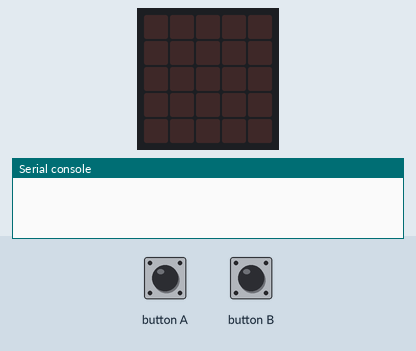
Simulated run of this program. Board: BBC micro:bit (MakeCode). Parts: the board's 5×5 LED display, the last lines printed to the serial console. The inputs (shaded band) are chosen by the test bench. No radio messages arrive unless stated (any console line starting 'radio sent:' is added by the test bench).

Above: at 1.2 s.
1.3 s: button A pressed for 0.15 s
At 2.0 s:
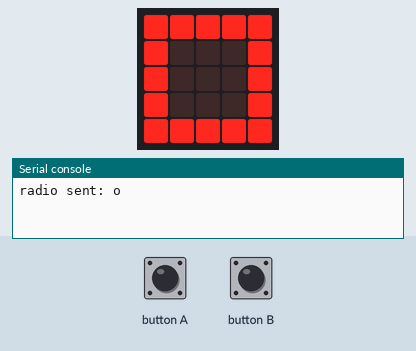
2.9 s: button B pressed for 0.15 s
At 3.3 s:
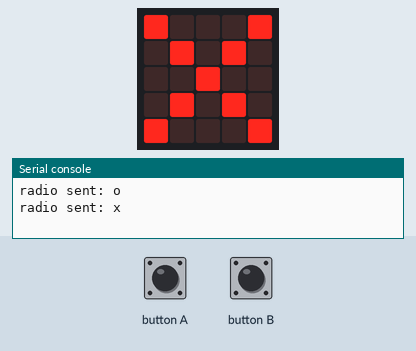
4.5 s: button A pressed for 1 s
At 5.8 s:
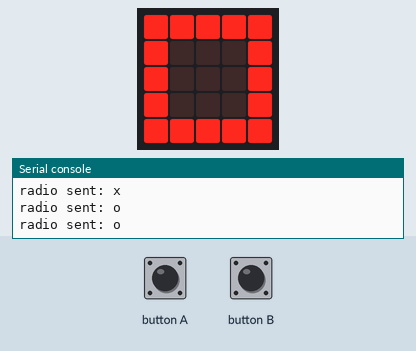
7.0 s: button B pressed for 1 s
At 7.9 s:
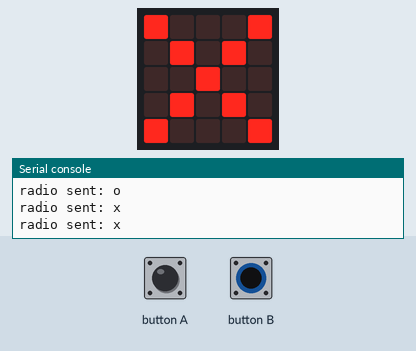
Timing chart, 0 to 10.0 s (numbered marks = the images above; inputs shaded):
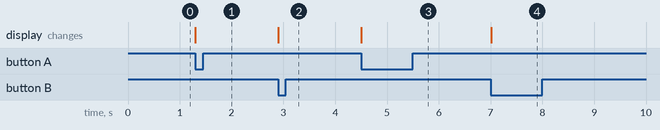

The program:

main.ts
```typescript
/**
 * 20610 류영찬
 */
radio.onReceivedString(function (receivedString) {
    if (receivedString == "o") {
        basic.showIcon(IconNames.Square)
    }
    if (receivedString == "x") {
        basic.showIcon(IconNames.No)
    }
})
radio.setGroup(20610)
basic.forever(function () {
    if (input.buttonIsPressed(Button.A)) {
        radio.sendString("o")
        basic.showIcon(IconNames.Square)
    }
    if (input.buttonIsPressed(Button.B)) {
        radio.sendString("x")
        basic.showIcon(IconNames.No)
    }
})
```

test.ts
```typescript
// 테스트는 여기로 이동합니다; 이 패키지가 확장으로 사용될 때 컴파일되지 않을 것 입니다.
```

Measured:
- after the input at 1.3 s, the display: changes at once (image 1)
- after the input at 2.9 s, the display: changes at once (image 2)
- after the input at 4.5 s, the display: changes at once (image 3)
- after the input at 7.0 s, the display: changes at once (image 4)
